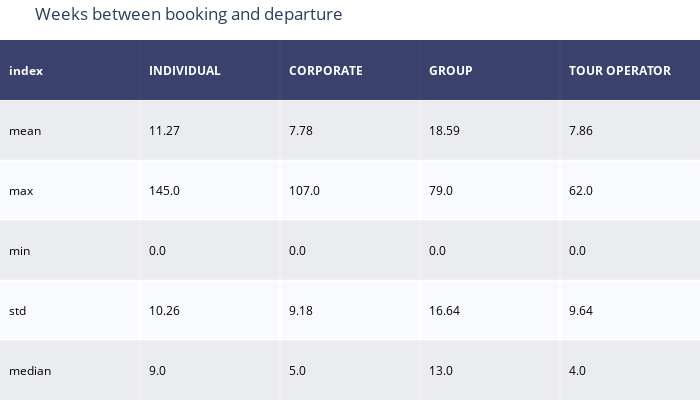

Source (notebook cell):
### Code cell
stats = np.zeros((SaleSegments.shape[0],5))
for i , ss in enumerate(SaleSegments):
        dum = np.where(df.SalesSegment == ss)[0]
        diff = np.zeros(dum.shape[0])
        for j, d in enumerate(dum):
            d_Dep = str(df.Year_of_Departure[d])+"-"+str(df.Week_of_Departure[d])
            d_boo = str(df.Year_of_Booking[d])+"-"+str(df.Week_of_booking[d])
            r_Dep = datetime.datetime.strptime(d_Dep + '-1', "%Y-%W-%w")
            r_boo = datetime.datetime.strptime(d_boo + '-1', "%Y-%W-%w")
            diff[j]= abs(r_boo-r_Dep).days/7.
        stats[i,:] = round(diff.mean(),2), round(diff.max(),2), round(diff.min(),0),round(np.std(diff),2), round(np.median(diff),2)

df_st = pd.DataFrame(np.transpose(stats),index= ['mean', 'max','min','std','median'], columns=SaleSegments)



fig =  ff.create_table(df_st.reset_index())
fig.update_layout(
    title_text='Weeks between booking and departure',
    autosize=False,
    width=700,
    height=400,
)

fig.update_layout({'margin':{'t':40}})
fig.show(scale=4)

### Figure 1 — Plotly figure (JSON) as saved in the notebook; plotly's stock layout.template omitted (floating-point values rounded to 4 significant figures)
{"data": [{"colorscale": [[0, "#00083e"], [0.5, "#ededee"], [1, "#ffffff"]], "hoverinfo": "none", "opacity": 0.75, "showscale": false, "type": "heatmap", "z": [[0, 0, 0, 0, 0], [0.5, 0.5, 0.5, 0.5, 0.5], [1, 1, 1, 1, 1], [0.5, 0.5, 0.5, 0.5, 0.5], [1, 1, 1, 1, 1], [0.5, 0.5, 0.5, 0.5, 0.5]]}], "layout": {"annotations": [{"align": "left", "font": {"color": "#ffffff"}, "showarrow": false, "text": "<b>index</b>", "x": -0.45, "xanchor": "left", "xref": "x", "y": 0, "yref": "y"}, {"align": "left", "font": {"color": "#ffffff"}, "showarrow": false, "text": "<b>INDIVIDUAL</b>", "x": 0.55, "xanchor": "left", "xref": "x", "y": 0, "yref": "y"}, {"align": "left", "font": {"color": "#ffffff"}, "showarrow": false, "text": "<b>CORPORATE</b>", "x": 1.55, "xanchor": "left", "xref": "x", "y": 0, "yref": "y"}, {"align": "left", "font": {"color": "#ffffff"}, "showarrow": false, "text": "<b>GROUP</b>", "x": 2.55, "xanchor": "left", "xref": "x", "y": 0, "yref": "y"}, {"align": "left", "font": {"color": "#ffffff"}, "showarrow": false, "text": "<b>TOUR OPERATOR</b>", "x": 3.55, "xanchor": "left", "xref": "x", "y": 0, "yref": "y"}, {"align": "left", "font": {"color": "#000000"}, "showarrow": false, "text": "mean", "x": -0.45, "xanchor": "left", "xref": "x", "y": 1, "yref": "y"}, {"align": "left", "font": {"color": "#000000"}, "showarrow": false, "text": "11.27", "x": 0.55, "xanchor": "left", "xref": "x", "y": 1, "yref": "y"}, {"align": "left", "font": {"color": "#000000"}, "showarrow": false, "text": "7.78", "x": 1.55, "xanchor": "left", "xref": "x", "y": 1, "yref": "y"}, {"align": "left", "font": {"color": "#000000"}, "showarrow": false, "text": "18.59", "x": 2.55, "xanchor": "left", "xref": "x", "y": 1, "yref": "y"}, {"align": "left", "font": {"color": "#000000"}, "showarrow": false, "text": "7.86", "x": 3.55, "xanchor": "left", "xref": "x", "y": 1, "yref": "y"}, {"align": "left", "font": {"color": "#000000"}, "showarrow": false, "text": "max", "x": -0.45, "xanchor": "left", "xref": "x", "y": 2, "yref": "y"}, {"align": "left", "font": {"color": "#000000"}, "showarrow": false, "text": "145.0", "x": 0.55, "xanchor": "left", "xref": "x", "y": 2, "yref": "y"}, {"align": "left", "font": {"color": "#000000"}, "showarrow": false, "text": "107.0", "x": 1.55, "xanchor": "left", "xref": "x", "y": 2, "yref": "y"}, {"align": "left", "font": {"color": "#000000"}, "showarrow": false, "text": "79.0", "x": 2.55, "xanchor": "left", "xref": "x", "y": 2, "yref": "y"}, {"align": "left", "font": {"color": "#000000"}, "showarrow": false, "text": "62.0", "x": 3.55, "xanchor": "left", "xref": "x", "y": 2, "yref": "y"}, {"align": "left", "font": {"color": "#000000"}, "showarrow": false, "text": "min", "x": -0.45, "xanchor": "left", "xref": "x", "y": 3, "yref": "y"}, {"align": "left", "font": {"color": "#000000"}, "showarrow": false, "text": "0.0", "x": 0.55, "xanchor": "left", "xref": "x", "y": 3, "yref": "y"}, {"align": "left", "font": {"color": "#000000"}, "showarrow": false, "text": "0.0", "x": 1.55, "xanchor": "left", "xref": "x", "y": 3, "yref": "y"}, {"align": "left", "font": {"color": "#000000"}, "showarrow": false, "text": "0.0", "x": 2.55, "xanchor": "left", "xref": "x", "y": 3, "yref": "y"}, {"align": "left", "font": {"color": "#000000"}, "showarrow": false, "text": "0.0", "x": 3.55, "xanchor": "left", "xref": "x", "y": 3, "yref": "y"}, {"align": "left", "font": {"color": "#000000"}, "showarrow": false, "text": "std", "x": -0.45, "xanchor": "left", "xref": "x", "y": 4, "yref": "y"}, {"align": "left", "font": {"color": "#000000"}, "showarrow": false, "text": "10.26", "x": 0.55, "xanchor": "left", "xref": "x", "y": 4, "yref": "y"}, {"align": "left", "font": {"color": "#000000"}, "showarrow": false, "text": "9.18", "x": 1.55, "xanchor": "left", "xref": "x", "y": 4, "yref": "y"}, {"align": "left", "font": {"color": "#000000"}, "showarrow": false, "text": "16.64", "x": 2.55, "xanchor": "left", "xref": "x", "y": 4, "yref": "y"}, {"align": "left", "font": {"color": "#000000"}, "showarrow": false, "text": "9.64", "x": 3.55, "xanchor": "left", "xref": "x", "y": 4, "yref": "y"}, {"align": "left", "font": {"color": "#000000"}, "showarrow": false, "text": "median", "x": -0.45, "xanchor": "left", "xref": "x", "y": 5, "yref": "y"}, {"align": "left", "font": {"color": "#000000"}, "showarrow": false, "text": "9.0", "x": 0.55, "xanchor": "left", "xref": "x", "y": 5, "yref": "y"}, {"align": "left", "font": {"color": "#000000"}, "showarrow": false, "text": "5.0", "x": 1.55, "xanchor": "left", "xref": "x", "y": 5, "yref": "y"}, {"align": "left", "font": {"color": "#000000"}, "showarrow": false, "text": "13.0", "x": 2.55, "xanchor": "left", "xref": "x", "y": 5, "yref": "y"}, {"align": "left", "font": {"color": "#000000"}, "showarrow": false, "text": "4.0", "x": 3.55, "xanchor": "left", "xref": "x", "y": 5, "yref": "y"}], "autosize": false, "height": 400, "margin": {"b": 0, "l": 0, "r": 0, "t": 40}, "title": {"text": "Weeks between booking and departure"}, "width": 700, "xaxis": {"dtick": 1, "gridwidth": 2, "showticklabels": false, "tick0": -0.5, "ticks": "", "zeroline": false}, "yaxis": {"autorange": "reversed", "dtick": 1, "gridwidth": 2, "showticklabels": false, "tick0": 0.5, "ticks": "", "zeroline": false}}}
